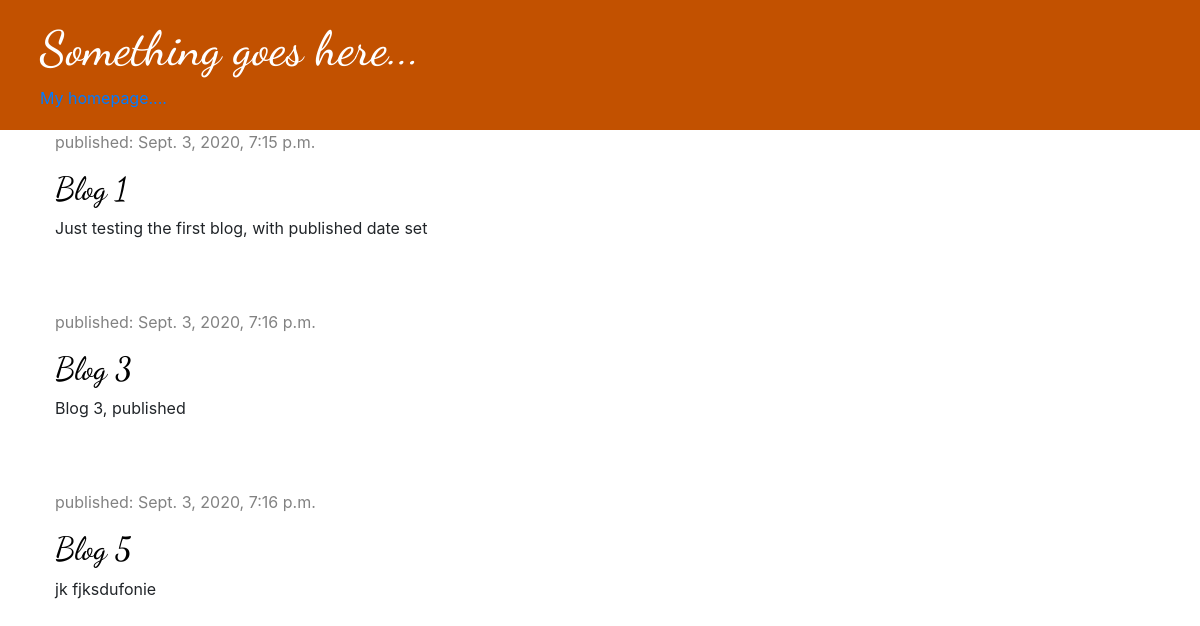
The page / on the database its author committed.
### blog/models.py (models this page shows, shortened)
class Post(models.Model):
    author = models.ForeignKey(settings.AUTH_USER_MODEL, on_delete=models.CASCADE)
    title = models.CharField(max_length=200)
    text = models.TextField()
    created_date = models.DateTimeField(default=timezone.now)
    published_date = models.DateTimeField(blank=True, null=True)

### blog/views.py (the view)
# urls.py: path('', views.post_list, name='post_list'),
def post_list(request):
    posts = Post.objects.filter(published_date__lte=timezone.now()).order_by('published_date')
    return render(request,  'blog/post_list.html', {'posts': posts})

### blog/templates/blog/post_list.html (shortened to what this page needs)
{% load static %}
<!doctype html>
<html lang="en">
	<head>
		<link rel="stylesheet" href="https://stackpath.bootstrapcdn.com/bootstrap/4.5.2/css/bootstrap.min.css">
		<link rel="stylesheet" href="{% static 'css/blog.css' %}">
	</head>
	<body>
		<div class="page-header">
			<h1>Something goes here...</h1>
			<a href="https://mjldata.com">My homepage....</a>
		</div>
			<div class="content container">
			    <div class="row">
        			<div class="col-md-8">
            				{% for post in posts %}
                				<div class="post">
                    					<div class="date">
                        					<p>published: {{ post.published_date }}</p>
                    					</div>
                    					<h2><a href="">{{ post.title }}</a></h2>
                    					<p>{{ post.text|linebreaksbr }}</p>
                				</div>
            				{% endfor %}
        			</div>
    			</div>
		</div>
	</body>
</html>

### blog/static/css/blog.css (style rules this page uses)
.page-header { background-color: #C25100; margin-top: 0; padding: 20px 20px 20px 40px; }
.page-header h1, .page-header h1 a, .page-header h1 a:visited, .page-header h1 a:active { color: #ffffff; font-size: 36pt; text-decoration: none; }
.content { margin-left: 40px; }
h1, h2, h3, h4 { font-family: 'Dancing Script', cursive; }
.date { color: #828282; }
.post { margin-bottom: 70px; }
.post h2 a, .post h2 a:visited { color: #000000; }

### rows shown on the page
Post: published_date "Sept. 3, 2020, 7:15 p.m.", title "Blog 1", text "Just testing the first blog, with published date set"
Post: published_date "Sept. 3, 2020, 7:16 p.m.", title "Blog 3", text "Blog 3, published"
Post: published_date "Sept. 3, 2020, 7:16 p.m.", title "Blog 5", text "jk fjksdufonie"
